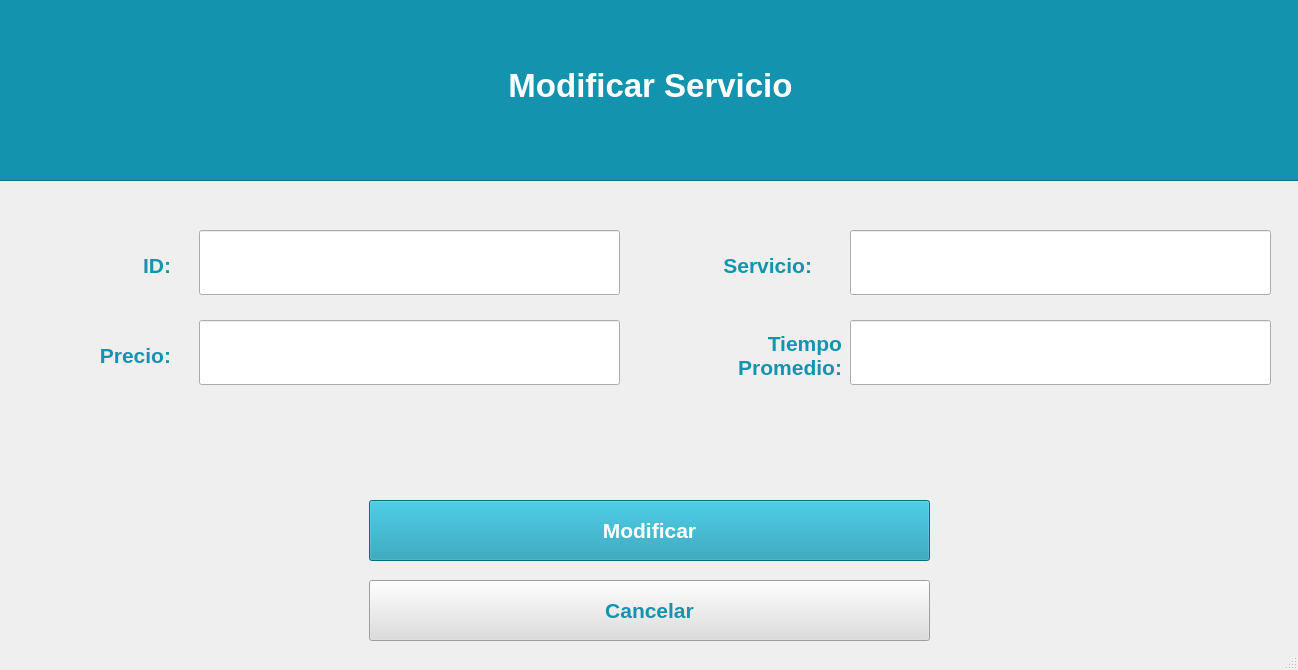
<?xml version="1.0" encoding="UTF-8"?>
<ui version="4.0">
 <class>MainWindow</class>
 <widget class="QMainWindow" name="MainWindow">
  <property name="geometry">
   <rect>
    <x>0</x>
    <y>0</y>
    <width>1298</width>
    <height>670</height>
   </rect>
  </property>
  <property name="minimumSize">
   <size>
    <width>1298</width>
    <height>670</height>
   </size>
  </property>
  <property name="maximumSize">
   <size>
    <width>1298</width>
    <height>670</height>
   </size>
  </property>
  <property name="windowTitle">
   <string>MainWindow</string>
  </property>
  <widget class="QWidget" name="centralwidget">
   <widget class="QPushButton" name="Modificar">
    <property name="geometry">
     <rect>
      <x>369</x>
      <y>500</y>
      <width>561</width>
      <height>61</height>
     </rect>
    </property>
    <property name="palette">
     <palette>
      <active>
       <colorrole role="WindowText">
        <brush brushstyle="SolidPattern">
         <color alpha="255">
          <red>255</red>
          <green>255</green>
          <blue>255</blue>
         </color>
        </brush>
       </colorrole>
       <colorrole role="Button">
        <brush brushstyle="SolidPattern">
         <color alpha="255">
          <red>20</red>
          <green>147</green>
          <blue>174</blue>
         </color>
        </brush>
       </colorrole>
       <colorrole role="ButtonText">
        <brush brushstyle="SolidPattern">
         <color alpha="255">
          <red>255</red>
          <green>255</green>
          <blue>255</blue>
         </color>
        </brush>
       </colorrole>
       <colorrole role="Base">
        <brush brushstyle="SolidPattern">
         <color alpha="255">
          <red>20</red>
          <green>147</green>
          <blue>174</blue>
         </color>
        </brush>
       </colorrole>
       <colorrole role="Window">
        <brush brushstyle="SolidPattern">
         <color alpha="255">
          <red>20</red>
          <green>147</green>
          <blue>174</blue>
         </color>
        </brush>
       </colorrole>
      </active>
      <inactive>
       <colorrole role="WindowText">
        <brush brushstyle="SolidPattern">
         <color alpha="255">
          <red>255</red>
          <green>255</green>
          <blue>255</blue>
         </color>
        </brush>
       </colorrole>
       <colorrole role="Button">
        <brush brushstyle="SolidPattern">
         <color alpha="255">
          <red>20</red>
          <green>147</green>
          <blue>174</blue>
         </color>
        </brush>
       </colorrole>
       <colorrole role="ButtonText">
        <brush brushstyle="SolidPattern">
         <color alpha="255">
          <red>255</red>
          <green>255</green>
          <blue>255</blue>
         </color>
        </brush>
       </colorrole>
       <colorrole role="Base">
        <brush brushstyle="SolidPattern">
         <color alpha="255">
          <red>20</red>
          <green>147</green>
          <blue>174</blue>
         </color>
        </brush>
       </colorrole>
       <colorrole role="Window">
        <brush brushstyle="SolidPattern">
         <color alpha="255">
          <red>20</red>
          <green>147</green>
          <blue>174</blue>
         </color>
        </brush>
       </colorrole>
      </inactive>
      <disabled>
       <colorrole role="WindowText">
        <brush brushstyle="SolidPattern">
         <color alpha="255">
          <red>120</red>
          <green>120</green>
          <blue>120</blue>
         </color>
        </brush>
       </colorrole>
       <colorrole role="Button">
        <brush brushstyle="SolidPattern">
         <color alpha="255">
          <red>20</red>
          <green>147</green>
          <blue>174</blue>
         </color>
        </brush>
       </colorrole>
       <colorrole role="ButtonText">
        <brush brushstyle="SolidPattern">
         <color alpha="255">
          <red>120</red>
          <green>120</green>
          <blue>120</blue>
         </color>
        </brush>
       </colorrole>
       <colorrole role="Base">
        <brush brushstyle="SolidPattern">
         <color alpha="255">
          <red>20</red>
          <green>147</green>
          <blue>174</blue>
         </color>
        </brush>
       </colorrole>
       <colorrole role="Window">
        <brush brushstyle="SolidPattern">
         <color alpha="255">
          <red>20</red>
          <green>147</green>
          <blue>174</blue>
         </color>
        </brush>
       </colorrole>
      </disabled>
     </palette>
    </property>
    <property name="font">
     <font>
      <pointsize>16</pointsize>
      <weight>75</weight>
      <italic>false</italic>
      <bold>true</bold>
      <underline>false</underline>
      <strikeout>false</strikeout>
     </font>
    </property>
    <property name="styleSheet">
     <string notr="true">background-color: rgb(20, 147, 174)</string>
    </property>
    <property name="text">
     <string>Modificar</string>
    </property>
   </widget>
   <widget class="QPushButton" name="Cancelar">
    <property name="geometry">
     <rect>
      <x>369</x>
      <y>580</y>
      <width>561</width>
      <height>61</height>
     </rect>
    </property>
    <property name="palette">
     <palette>
      <active>
       <colorrole role="Button">
        <brush brushstyle="SolidPattern">
         <color alpha="255">
          <red>221</red>
          <green>221</green>
          <blue>221</blue>
         </color>
        </brush>
       </colorrole>
       <colorrole role="ButtonText">
        <brush brushstyle="SolidPattern">
         <color alpha="255">
          <red>20</red>
          <green>147</green>
          <blue>174</blue>
         </color>
        </brush>
       </colorrole>
       <colorrole role="Base">
        <brush brushstyle="SolidPattern">
         <color alpha="255">
          <red>221</red>
          <green>221</green>
          <blue>221</blue>
         </color>
        </brush>
       </colorrole>
       <colorrole role="Window">
        <brush brushstyle="SolidPattern">
         <color alpha="255">
          <red>221</red>
          <green>221</green>
          <blue>221</blue>
         </color>
        </brush>
       </colorrole>
      </active>
      <inactive>
       <colorrole role="Button">
        <brush brushstyle="SolidPattern">
         <color alpha="255">
          <red>221</red>
          <green>221</green>
          <blue>221</blue>
         </color>
        </brush>
       </colorrole>
       <colorrole role="ButtonText">
        <brush brushstyle="SolidPattern">
         <color alpha="255">
          <red>20</red>
          <green>147</green>
          <blue>174</blue>
         </color>
        </brush>
       </colorrole>
       <colorrole role="Base">
        <brush brushstyle="SolidPattern">
         <color alpha="255">
          <red>221</red>
          <green>221</green>
          <blue>221</blue>
         </color>
        </brush>
       </colorrole>
       <colorrole role="Window">
        <brush brushstyle="SolidPattern">
         <color alpha="255">
          <red>221</red>
          <green>221</green>
          <blue>221</blue>
         </color>
        </brush>
       </colorrole>
      </inactive>
      <disabled>
       <colorrole role="Button">
        <brush brushstyle="SolidPattern">
         <color alpha="255">
          <red>221</red>
          <green>221</green>
          <blue>221</blue>
         </color>
        </brush>
       </colorrole>
       <colorrole role="ButtonText">
        <brush brushstyle="SolidPattern">
         <color alpha="255">
          <red>120</red>
          <green>120</green>
          <blue>120</blue>
         </color>
        </brush>
       </colorrole>
       <colorrole role="Base">
        <brush brushstyle="SolidPattern">
         <color alpha="255">
          <red>221</red>
          <green>221</green>
          <blue>221</blue>
         </color>
        </brush>
       </colorrole>
       <colorrole role="Window">
        <brush brushstyle="SolidPattern">
         <color alpha="255">
          <red>221</red>
          <green>221</green>
          <blue>221</blue>
         </color>
        </brush>
       </colorrole>
      </disabled>
     </palette>
    </property>
    <property name="font">
     <font>
      <pointsize>16</pointsize>
      <weight>75</weight>
      <bold>true</bold>
     </font>
    </property>
    <property name="styleSheet">
     <string notr="true">background-color: rgb(221, 221, 221);</string>
    </property>
    <property name="text">
     <string>Cancelar</string>
    </property>
   </widget>
   <widget class="QLabel" name="label_2">
    <property name="geometry">
     <rect>
      <x>0</x>
      <y>225</y>
      <width>171</width>
      <height>81</height>
     </rect>
    </property>
    <property name="palette">
     <palette>
      <active>
       <colorrole role="WindowText">
        <brush brushstyle="SolidPattern">
         <color alpha="255">
          <red>20</red>
          <green>147</green>
          <blue>174</blue>
         </color>
        </brush>
       </colorrole>
      </active>
      <inactive>
       <colorrole role="WindowText">
        <brush brushstyle="SolidPattern">
         <color alpha="255">
          <red>20</red>
          <green>147</green>
          <blue>174</blue>
         </color>
        </brush>
       </colorrole>
      </inactive>
      <disabled>
       <colorrole role="WindowText">
        <brush brushstyle="SolidPattern">
         <color alpha="255">
          <red>120</red>
          <green>120</green>
          <blue>120</blue>
         </color>
        </brush>
       </colorrole>
      </disabled>
     </palette>
    </property>
    <property name="font">
     <font>
      <pointsize>16</pointsize>
      <weight>75</weight>
      <bold>true</bold>
     </font>
    </property>
    <property name="text">
     <string>ID:</string>
    </property>
    <property name="alignment">
     <set>Qt::AlignRight|Qt::AlignTrailing|Qt::AlignVCenter</set>
    </property>
   </widget>
   <widget class="QLabel" name="label_3">
    <property name="geometry">
     <rect>
      <x>641</x>
      <y>225</y>
      <width>171</width>
      <height>81</height>
     </rect>
    </property>
    <property name="palette">
     <palette>
      <active>
       <colorrole role="WindowText">
        <brush brushstyle="SolidPattern">
         <color alpha="255">
          <red>20</red>
          <green>147</green>
          <blue>174</blue>
         </color>
        </brush>
       </colorrole>
      </active>
      <inactive>
       <colorrole role="WindowText">
        <brush brushstyle="SolidPattern">
         <color alpha="255">
          <red>20</red>
          <green>147</green>
          <blue>174</blue>
         </color>
        </brush>
       </colorrole>
      </inactive>
      <disabled>
       <colorrole role="WindowText">
        <brush brushstyle="SolidPattern">
         <color alpha="255">
          <red>120</red>
          <green>120</green>
          <blue>120</blue>
         </color>
        </brush>
       </colorrole>
      </disabled>
     </palette>
    </property>
    <property name="font">
     <font>
      <pointsize>16</pointsize>
      <weight>75</weight>
      <bold>true</bold>
     </font>
    </property>
    <property name="text">
     <string>Servicio:</string>
    </property>
    <property name="alignment">
     <set>Qt::AlignRight|Qt::AlignTrailing|Qt::AlignVCenter</set>
    </property>
   </widget>
   <widget class="QFrame" name="frame">
    <property name="geometry">
     <rect>
      <x>-130</x>
      <y>-20</y>
      <width>1621</width>
      <height>201</height>
     </rect>
    </property>
    <property name="styleSheet">
     <string notr="true">background-color: rgb(20, 147, 174);</string>
    </property>
    <property name="frameShape">
     <enum>QFrame::StyledPanel</enum>
    </property>
    <property name="frameShadow">
     <enum>QFrame::Raised</enum>
    </property>
    <widget class="QLabel" name="label_15">
     <property name="geometry">
      <rect>
       <x>505</x>
       <y>70</y>
       <width>551</width>
       <height>71</height>
      </rect>
     </property>
     <property name="palette">
      <palette>
       <active>
        <colorrole role="WindowText">
         <brush brushstyle="SolidPattern">
          <color alpha="255">
           <red>255</red>
           <green>255</green>
           <blue>255</blue>
          </color>
         </brush>
        </colorrole>
        <colorrole role="Button">
         <brush brushstyle="SolidPattern">
          <color alpha="255">
           <red>20</red>
           <green>147</green>
           <blue>174</blue>
          </color>
         </brush>
        </colorrole>
        <colorrole role="Base">
         <brush brushstyle="SolidPattern">
          <color alpha="255">
           <red>20</red>
           <green>147</green>
           <blue>174</blue>
          </color>
         </brush>
        </colorrole>
        <colorrole role="Window">
         <brush brushstyle="SolidPattern">
          <color alpha="255">
           <red>20</red>
           <green>147</green>
           <blue>174</blue>
          </color>
         </brush>
        </colorrole>
       </active>
       <inactive>
        <colorrole role="WindowText">
         <brush brushstyle="SolidPattern">
          <color alpha="255">
           <red>255</red>
           <green>255</green>
           <blue>255</blue>
          </color>
         </brush>
        </colorrole>
        <colorrole role="Button">
         <brush brushstyle="SolidPattern">
          <color alpha="255">
           <red>20</red>
           <green>147</green>
           <blue>174</blue>
          </color>
         </brush>
        </colorrole>
        <colorrole role="Base">
         <brush brushstyle="SolidPattern">
          <color alpha="255">
           <red>20</red>
           <green>147</green>
           <blue>174</blue>
          </color>
         </brush>
        </colorrole>
        <colorrole role="Window">
         <brush brushstyle="SolidPattern">
          <color alpha="255">
           <red>20</red>
           <green>147</green>
           <blue>174</blue>
          </color>
         </brush>
        </colorrole>
       </inactive>
       <disabled>
        <colorrole role="WindowText">
         <brush brushstyle="SolidPattern">
          <color alpha="255">
           <red>120</red>
           <green>120</green>
           <blue>120</blue>
          </color>
         </brush>
        </colorrole>
        <colorrole role="Button">
         <brush brushstyle="SolidPattern">
          <color alpha="255">
           <red>20</red>
           <green>147</green>
           <blue>174</blue>
          </color>
         </brush>
        </colorrole>
        <colorrole role="Base">
         <brush brushstyle="SolidPattern">
          <color alpha="255">
           <red>20</red>
           <green>147</green>
           <blue>174</blue>
          </color>
         </brush>
        </colorrole>
        <colorrole role="Window">
         <brush brushstyle="SolidPattern">
          <color alpha="255">
           <red>20</red>
           <green>147</green>
           <blue>174</blue>
          </color>
         </brush>
        </colorrole>
       </disabled>
      </palette>
     </property>
     <property name="font">
      <font>
       <pointsize>25</pointsize>
       <weight>75</weight>
       <bold>true</bold>
       <stylestrategy>PreferDefault</stylestrategy>
      </font>
     </property>
     <property name="layoutDirection">
      <enum>Qt::LeftToRight</enum>
     </property>
     <property name="text">
      <string>Modificar Servicio</string>
     </property>
     <property name="alignment">
      <set>Qt::AlignCenter</set>
     </property>
    </widget>
   </widget>
   <widget class="QFrame" name="frame_2">
    <property name="geometry">
     <rect>
      <x>629</x>
      <y>540</y>
      <width>1</width>
      <height>1</height>
     </rect>
    </property>
    <property name="frameShape">
     <enum>QFrame::StyledPanel</enum>
    </property>
    <property name="frameShadow">
     <enum>QFrame::Raised</enum>
    </property>
   </widget>
   <widget class="QLineEdit" name="lineEdit">
    <property name="geometry">
     <rect>
      <x>199</x>
      <y>230</y>
      <width>421</width>
      <height>65</height>
     </rect>
    </property>
    <property name="font">
     <font>
      <pointsize>14</pointsize>
     </font>
    </property>
   </widget>
   <widget class="QLineEdit" name="lineEdit_2">
    <property name="geometry">
     <rect>
      <x>850</x>
      <y>230</y>
      <width>421</width>
      <height>65</height>
     </rect>
    </property>
   </widget>
   <widget class="QLabel" name="label_4">
    <property name="geometry">
     <rect>
      <x>641</x>
      <y>315</y>
      <width>201</width>
      <height>81</height>
     </rect>
    </property>
    <property name="palette">
     <palette>
      <active>
       <colorrole role="WindowText">
        <brush brushstyle="SolidPattern">
         <color alpha="255">
          <red>20</red>
          <green>147</green>
          <blue>174</blue>
         </color>
        </brush>
       </colorrole>
      </active>
      <inactive>
       <colorrole role="WindowText">
        <brush brushstyle="SolidPattern">
         <color alpha="255">
          <red>20</red>
          <green>147</green>
          <blue>174</blue>
         </color>
        </brush>
       </colorrole>
      </inactive>
      <disabled>
       <colorrole role="WindowText">
        <brush brushstyle="SolidPattern">
         <color alpha="255">
          <red>120</red>
          <green>120</green>
          <blue>120</blue>
         </color>
        </brush>
       </colorrole>
      </disabled>
     </palette>
    </property>
    <property name="font">
     <font>
      <pointsize>16</pointsize>
      <weight>75</weight>
      <bold>true</bold>
     </font>
    </property>
    <property name="text">
     <string>Tiempo
Promedio:</string>
    </property>
    <property name="alignment">
     <set>Qt::AlignRight|Qt::AlignTrailing|Qt::AlignVCenter</set>
    </property>
   </widget>
   <widget class="QLabel" name="label_5">
    <property name="geometry">
     <rect>
      <x>0</x>
      <y>315</y>
      <width>171</width>
      <height>81</height>
     </rect>
    </property>
    <property name="palette">
     <palette>
      <active>
       <colorrole role="WindowText">
        <brush brushstyle="SolidPattern">
         <color alpha="255">
          <red>20</red>
          <green>147</green>
          <blue>174</blue>
         </color>
        </brush>
       </colorrole>
      </active>
      <inactive>
       <colorrole role="WindowText">
        <brush brushstyle="SolidPattern">
         <color alpha="255">
          <red>20</red>
          <green>147</green>
          <blue>174</blue>
         </color>
        </brush>
       </colorrole>
      </inactive>
      <disabled>
       <colorrole role="WindowText">
        <brush brushstyle="SolidPattern">
         <color alpha="255">
          <red>120</red>
          <green>120</green>
          <blue>120</blue>
         </color>
        </brush>
       </colorrole>
      </disabled>
     </palette>
    </property>
    <property name="font">
     <font>
      <pointsize>16</pointsize>
      <weight>75</weight>
      <bold>true</bold>
     </font>
    </property>
    <property name="text">
     <string>Precio:</string>
    </property>
    <property name="alignment">
     <set>Qt::AlignRight|Qt::AlignTrailing|Qt::AlignVCenter</set>
    </property>
   </widget>
   <widget class="QLineEdit" name="lineEdit_3">
    <property name="geometry">
     <rect>
      <x>199</x>
      <y>320</y>
      <width>421</width>
      <height>65</height>
     </rect>
    </property>
    <property name="font">
     <font>
      <pointsize>14</pointsize>
     </font>
    </property>
   </widget>
   <widget class="QLineEdit" name="lineEdit_4">
    <property name="geometry">
     <rect>
      <x>850</x>
      <y>320</y>
      <width>421</width>
      <height>65</height>
     </rect>
    </property>
   </widget>
  </widget>
  <widget class="QStatusBar" name="statusbar"/>
 </widget>
 <resources/>
 <connections/>
</ui>
